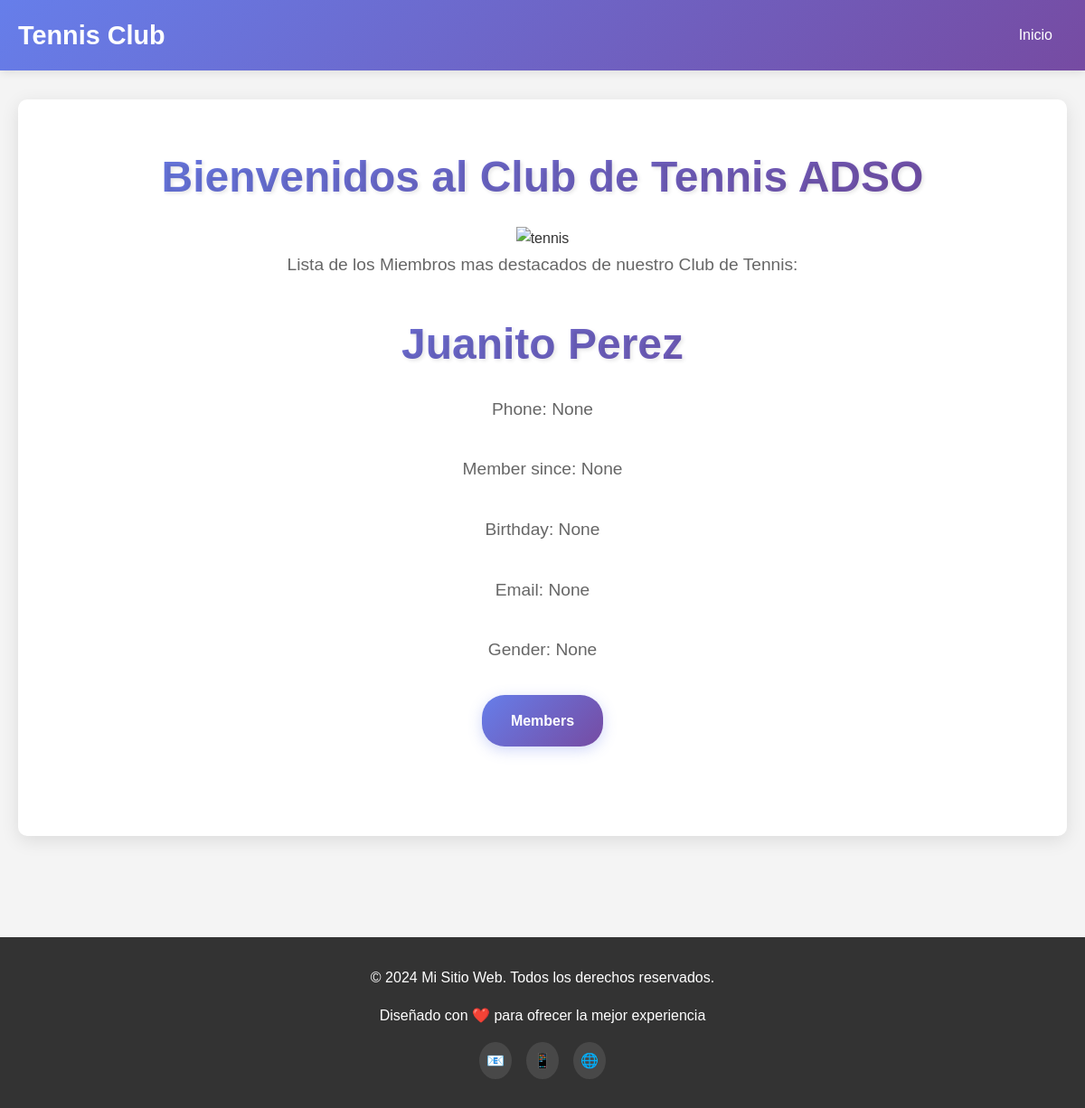
Page /members/details/4 on the earlier database version.
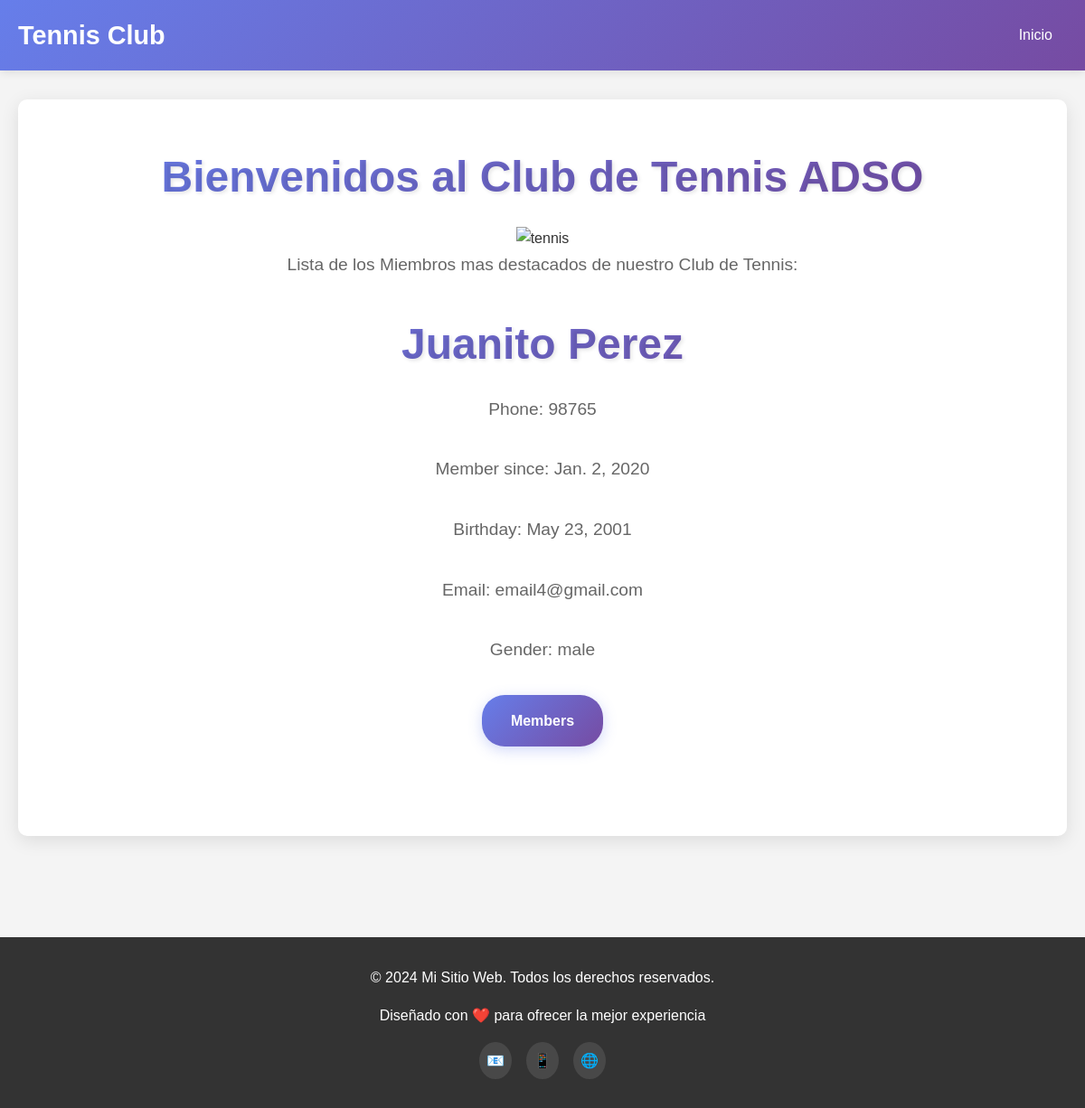
Same page on the later database version.
### members/models.py (models this page shows)
class Member(models.Model):
  firstname = models.CharField(max_length=255)
  lastname = models.CharField(max_length=255)
  phone = models.IntegerField(null=True)
  joined_date = models.DateField(null=True)
  gender = models.CharField(max_length=255, null=True)
  birthday= models.DateField(null=True)
  email= models.CharField(max_length=255, null=True)

### members/views.py (the view)
# urls.py: path('members/details/<int:id>', views.details, name='details'),
def details(request, id):
  mymember = Member.objects.get(id=id)
  template = loader.get_template('details.html')
  context = {
    'mymember': mymember,
  }
  return HttpResponse(template.render(context, request))

### members/templates/details.html (shortened to what this page needs)
{% extends "master.html" %}
{% block content %}
        <h1>{{ mymember.firstname }} {{ mymember.lastname }}</h1>
        <p>Phone: {{ mymember.phone }}</p>
        <p>Member since: {{ mymember.joined_date }}</p>
        <p>Birthday: {{ mymember.birthday }}</p>
        <p>Email: {{ mymember.email }}</p>
        <p>Gender: {{ mymember.gender }}</p>
        <a href="/members" class="cta-button">Members</a>
{% endblock %}

Differences in the rows shown:
changed Member "Juanito": phone "None" → "98765"; joined_date "None" → "Jan. 2, 2020"; birthday "None" → "May 23, 2001"; email "None" → "email4@gmail.com"; gender "None" → "male"
